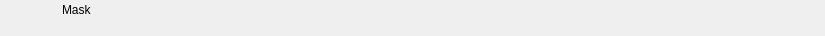
<?xml version="1.0" encoding="UTF-8"?>
<ui version="4.0">
 <class>RundownKeyerWidget</class>
 <widget class="QWidget" name="RundownKeyerWidget">
  <property name="geometry">
   <rect>
    <x>0</x>
    <y>0</y>
    <width>825</width>
    <height>36</height>
   </rect>
  </property>
  <layout class="QHBoxLayout" name="horizontalLayout">
   <property name="spacing">
    <number>0</number>
   </property>
   <property name="margin">
    <number>0</number>
   </property>
   <item>
    <widget class="QFrame" name="frameItem">
     <property name="sizePolicy">
      <sizepolicy hsizetype="Preferred" vsizetype="Fixed">
       <horstretch>0</horstretch>
       <verstretch>0</verstretch>
      </sizepolicy>
     </property>
     <property name="minimumSize">
      <size>
       <width>0</width>
       <height>36</height>
      </size>
     </property>
     <widget class="QLabel" name="labelIcon">
      <property name="geometry">
       <rect>
        <x>22</x>
        <y>2</y>
        <width>32</width>
        <height>32</height>
       </rect>
      </property>
      <property name="text">
       <string/>
      </property>
      <property name="pixmap">
       <pixmap resource="../Widgets.qrc">:/Graphics/Images/Mask.png</pixmap>
      </property>
      <property name="scaledContents">
       <bool>true</bool>
      </property>
     </widget>
     <widget class="QLabel" name="labelChannel">
      <property name="geometry">
       <rect>
        <x>0</x>
        <y>0</y>
        <width>0</width>
        <height>0</height>
       </rect>
      </property>
      <property name="text">
       <string></string>
      </property>
     </widget>
     <widget class="QLabel" name="labelLabel">
      <property name="geometry">
       <rect>
        <x>62</x>
        <y>2</y>
        <width>5000</width>
        <height>16</height>
       </rect>
      </property>
      <property name="text">
       <string>Mask</string>
      </property>
     </widget>
     <widget class="QLabel" name="labelVideolayer">
      <property name="geometry">
       <rect>
        <x>140</x>
        <y>19</y>
        <width>40</width>
        <height>16</height>
       </rect>
      </property>
      <property name="text">
       <string></string>
      </property>
     </widget>
     <widget class="QLabel" name="labelColor">
      <property name="geometry">
       <rect>
        <x>0</x>
        <y>0</y>
        <width>18</width>
        <height>36</height>
       </rect>
      </property>
      <property name="text">
       <string/>
      </property>
     </widget>
     <widget class="QLabel" name="labelGroupColor">
      <property name="geometry">
       <rect>
        <x>0</x>
        <y>0</y>
        <width>6</width>
        <height>36</height>
       </rect>
      </property>
      <property name="text">
       <string/>
      </property>
     </widget>
     <widget class="QLabel" name="labelDevice">
      <property name="geometry">
       <rect>
        <x>62</x>
        <y>19</y>
        <width>75</width>
        <height>16</height>
       </rect>
      </property>
      <property name="text">
       <string></string>
      </property>
     </widget>
     <widget class="QLabel" name="labelDelay">
      <property name="geometry">
       <rect>
        <x>185</x>
        <y>19</y>
        <width>55</width>
        <height>16</height>
       </rect>
      </property>
      <property name="text">
       <string></string>
      </property>
     </widget>
     <widget class="QLabel" name="labelRemoteTriggerId">
      <property name="geometry">
       <rect>
        <x>245</x>
        <y>19</y>
        <width>70</width>
        <height>16</height>
       </rect>
      </property>
      <property name="text">
       <string></string>
      </property>
     </widget>
    </widget>
   </item>
   <item>
    <widget class="QFrame" name="frameStatus">
     <property name="minimumSize">
      <size>
       <width>77</width>
       <height>0</height>
      </size>
     </property>
     <property name="maximumSize">
      <size>
       <width>77</width>
       <height>16777215</height>
      </size>
     </property>
     <widget class="QLabel" name="labelGpiConnected">
      <property name="geometry">
       <rect>
        <x>1</x>
        <y>2</y>
        <width>32</width>
        <height>32</height>
       </rect>
      </property>
      <property name="minimumSize">
       <size>
        <width>32</width>
        <height>32</height>
       </size>
      </property>
      <property name="maximumSize">
       <size>
        <width>32</width>
        <height>32</height>
       </size>
      </property>
      <property name="lineWidth">
       <number>0</number>
      </property>
      <property name="text">
       <string/>
      </property>
      <property name="pixmap">
       <pixmap resource="../Widgets.qrc">:/Graphics/Images/GpiConnected.png</pixmap>
      </property>
      <property name="scaledContents">
       <bool>true</bool>
      </property>
     </widget>
     <widget class="QLabel" name="labelDisconnected">
      <property name="geometry">
       <rect>
        <x>32</x>
        <y>2</y>
        <width>32</width>
        <height>32</height>
       </rect>
      </property>
      <property name="minimumSize">
       <size>
        <width>32</width>
        <height>32</height>
       </size>
      </property>
      <property name="maximumSize">
       <size>
        <width>32</width>
        <height>32</height>
       </size>
      </property>
      <property name="text">
       <string/>
      </property>
      <property name="pixmap">
       <pixmap resource="../Widgets.qrc">:/Graphics/Images/Disconnected.png</pixmap>
      </property>
      <property name="scaledContents">
       <bool>true</bool>
      </property>
     </widget>
     <widget class="QLabel" name="labelActiveColor">
      <property name="geometry">
       <rect>
        <x>69</x>
        <y>0</y>
        <width>8</width>
        <height>36</height>
       </rect>
      </property>
      <property name="minimumSize">
       <size>
        <width>8</width>
        <height>36</height>
       </size>
      </property>
      <property name="maximumSize">
       <size>
        <width>8</width>
        <height>36</height>
       </size>
      </property>
      <property name="text">
       <string/>
      </property>
     </widget>
    </widget>
   </item>
  </layout>
 </widget>
 <resources>
  <include location="../Widgets.qrc"/>
 </resources>
 <connections/>
 <slots>
  <slot>addToCombo()</slot>
 </slots>
</ui>
